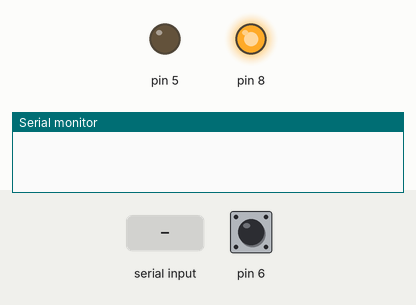
Bench run of a sketch on a simulated Arduino Uno, built with avr-gcc and run on an emulated ATmega328P. On the bench: output pins drawn as LEDs (lit = HIGH), the last lines printed to the serial monitor. The inputs (shaded band) are chosen by the test bench; at power-on: pin 6 HIGH.

Above: at 1.2 s.
1.3 s: "9876" received over the second serial link
At 3.2 s:
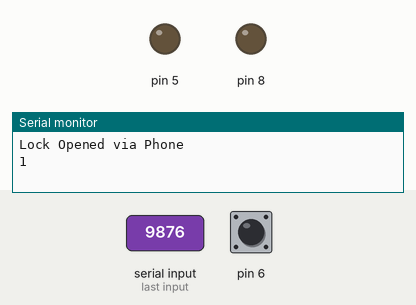
3.8 s: "1" received over the second serial link
At 6.2 s:
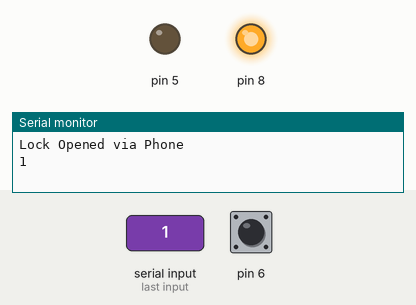
Timing chart, 0 to 7.7 s (numbered marks = the images above; inputs shaded):
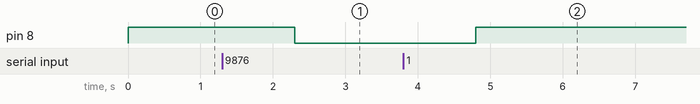

Measured:
- after the input at 1.3 s, pin 8: HIGH → LOW after 1.0 s
- after the input at 3.8 s, pin 8: LOW → HIGH after 1.0 s

The sketch:

LOCK_SYS_Worked.ino
```cpp
#include <SoftwareSerial.h>

#define rxPin 2
#define txPin 3


SoftwareSerial mySerial = SoftwareSerial(rxPin, txPin);

String incomingData = "";
bool isDoorClosed = true;

void setup() {
  Serial.begin(9600);
  mySerial.begin(9600);
  pinMode(8, OUTPUT);
  pinMode(6, INPUT_PULLUP);
  pinMode(5, OUTPUT);

  digitalWrite(8, HIGH);
}

void loop() {

  if (mySerial.available() > 0) {
    incomingData = mySerial.readString();
    incomingData.trim();

    if (incomingData == "9876") {
      digitalWrite(8, LOW);  // Lock ON (Open)
      Serial.println("Lock Opened via Phone");
      Serial.print("1");
      isDoorClosed = false;
    } else if (incomingData == "0") {
      digitalWrite(8, HIGH);  // Lock OFF (Close)
      Serial.println("Lock Closed via Phone");
      isDoorClosed = true;
    } else {
      digitalWrite(8, HIGH);
    }
  }

  int sensorVal = digitalRead(6);

  // Auto-lock logic
  if (sensorVal == LOW && isDoorClosed == false) {
    digitalWrite(8, HIGH);
    Serial.print("0");
    isDoorClosed = true;
  }
}


// String incomingData = "";
// bool isDoorClosed = true;

// void setup() {
//   digitalWrite(8, HIGH);
//   pinMode(8, OUTPUT);

//   Serial.begin(9600);

//   pinMode(6, INPUT_PULLUP);
//   pinMode(5, OUTPUT);

//   delay(200);
// }

// void loop() {
//   if (Serial.available() > 0) {
//     incomingData = Serial.readString();
//     incomingData.trim();

//     if (incomingData == "9876") {
//       digitalWrite(8, LOW); // Lock ON (Open)
//       Serial.println("Lock Opened via Phone");
//       Serial.print("1");
//       isDoorClosed = false;

//       delay(4000);
//     }
//     else if (incomingData == "0") {
//       digitalWrite(8, HIGH);  // Lock OFF (Close)
//       Serial.println("Lock Closed via Phone");
//       isDoorClosed = true;
//     }
//   }

//   // int sensorVal = digitalRead(6);

//   // if (sensorVal == LOW && isDoorClosed == false) {
//   //   delay(500);
//   //   digitalWrite(8, LOW);
//   //   Serial.print("0");
//   //   isDoorClosed = true;
//   // }
// }
```
